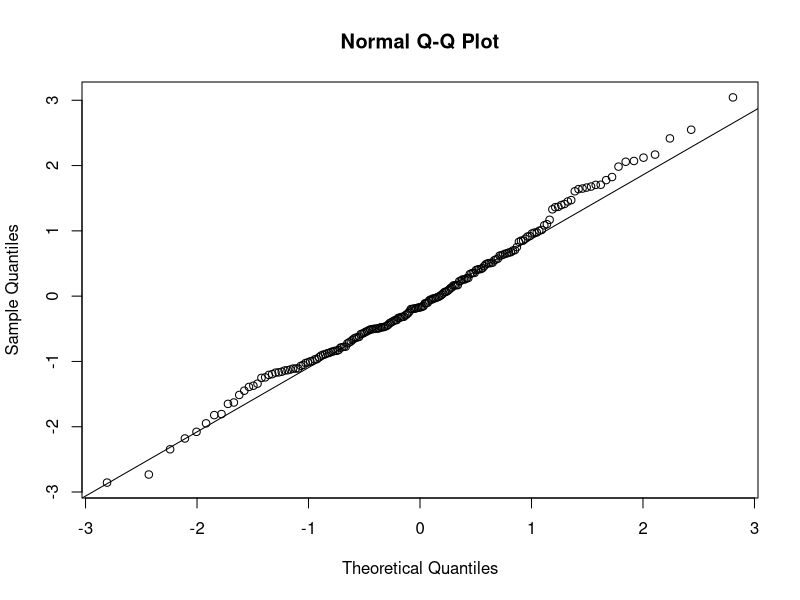
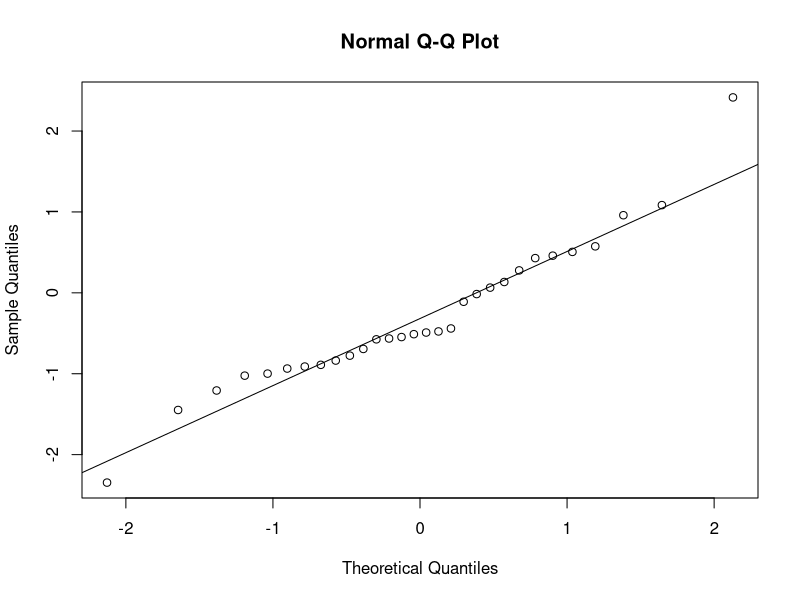
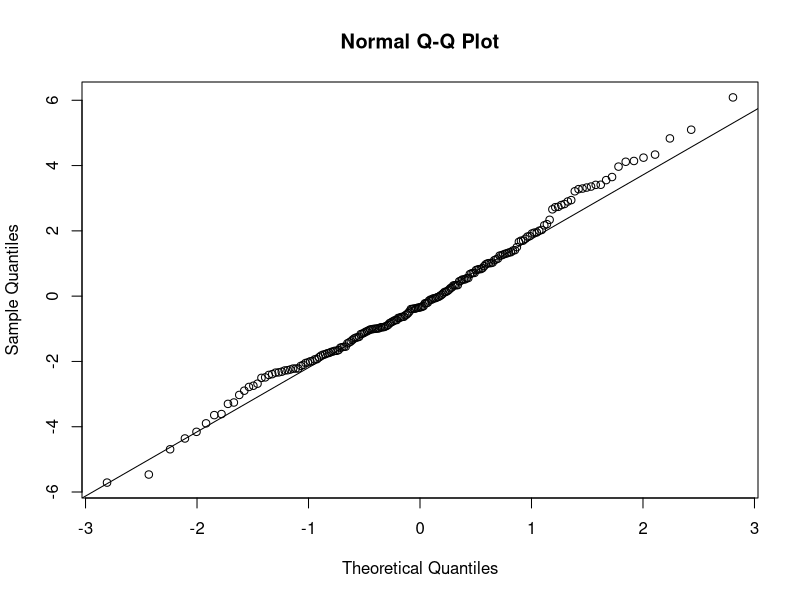
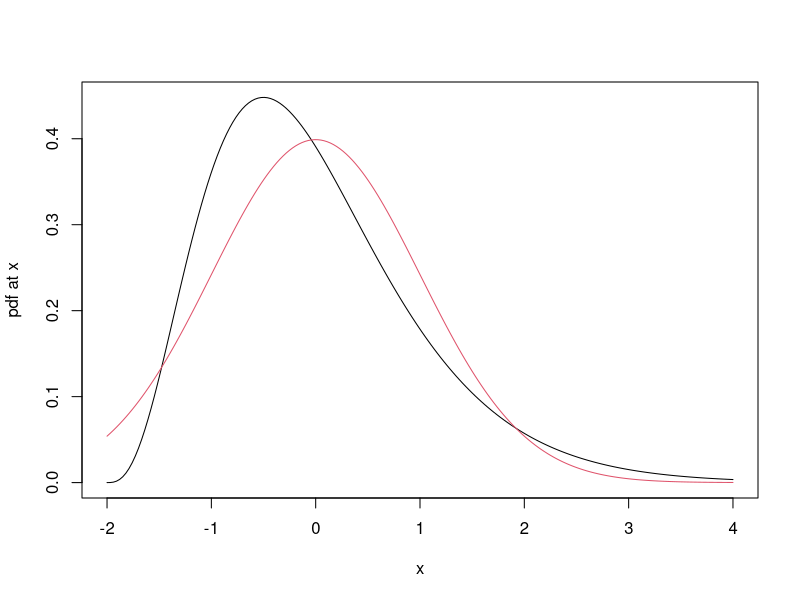
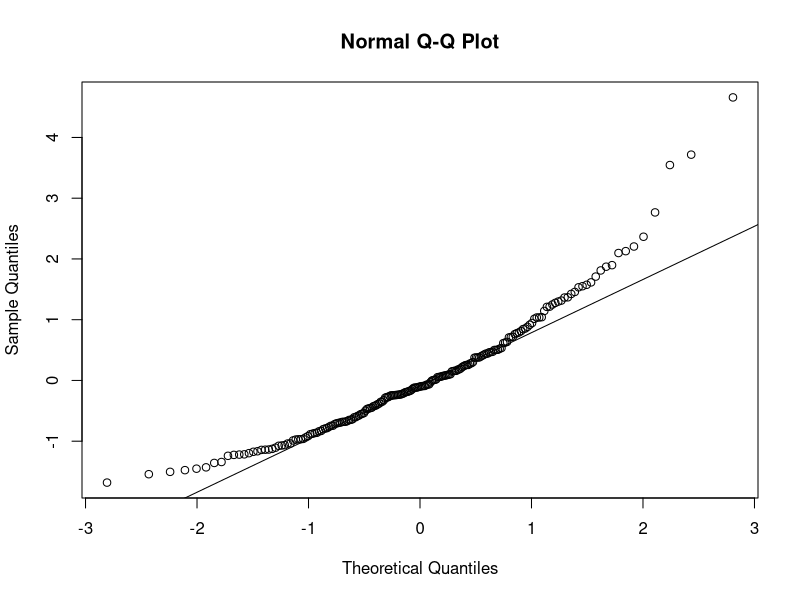
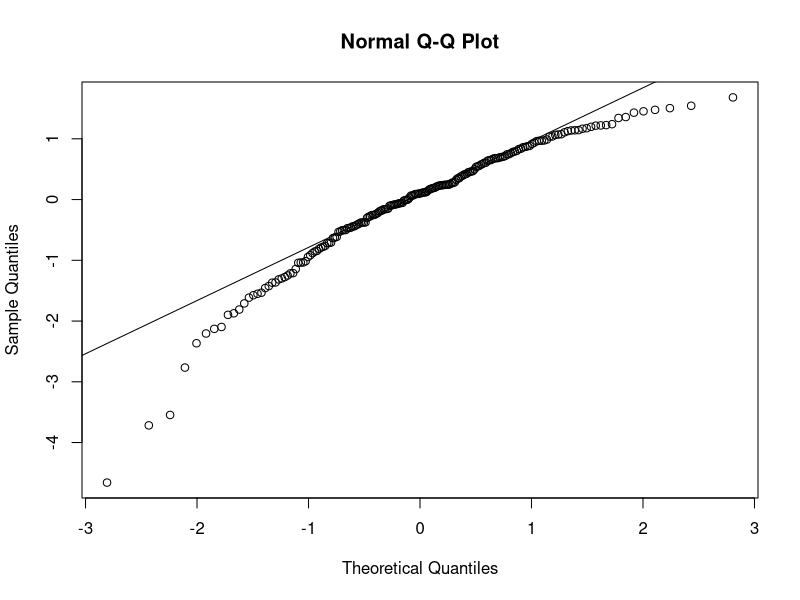
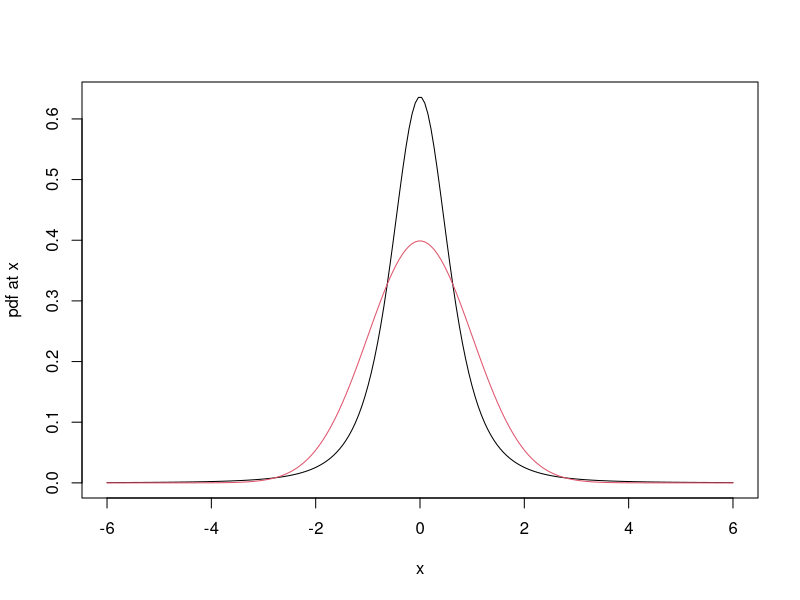
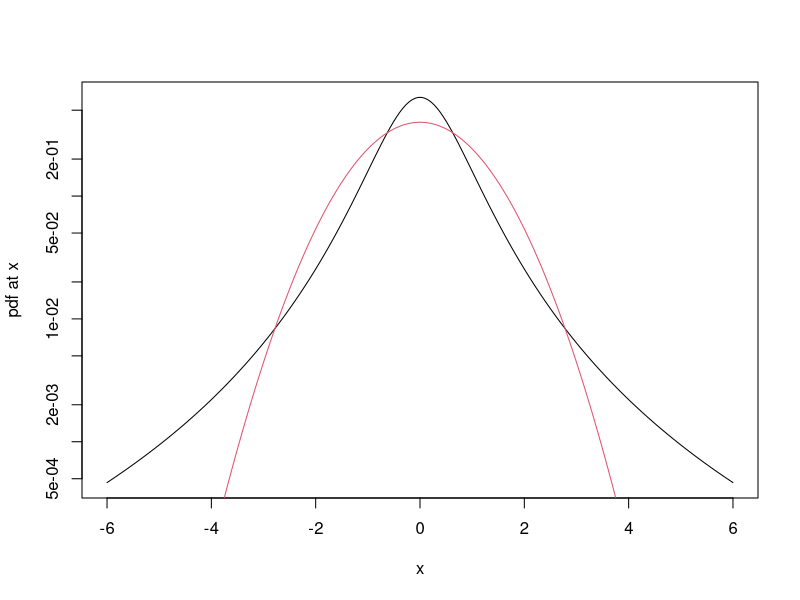

Write R code to recreate these figures, in order.
# Examples of normal plot with simulated data 

# Standard normal data
set.seed(1234)
z <- rnorm(200)
qqnorm(z)
qqline(z)

# Smaller sample size
set.seed(1234)
z <- rnorm(30)
qqnorm(z)
qqline(z)

# Normal data with standard deviation 2
set.seed(1234)
z <- rnorm(200, sd = 2)
qqnorm(z)
qqline(z)

# Positively skewed distribution
# Gamma distribution with sd = 1, shifted to make mean zero
set.seed(1234)
x <- rgamma(200, shape = 4, rate = 2) - 2
mean(x)
sd(x)
# shape of probability density function
grid <-  seq(-2,4,length.out = 200)
plot(grid, dgamma(grid+2, shape = 4, rate = 2), 
     type = "l", xlab = "x", ylab = "pdf at x")
lines(grid, dnorm(grid), col = 2)

set.seed(1234)
x <- rgamma(200, shape = 4, rate = 2) - 2
qqnorm(x)
qqline(x)

# Negatively skewed distribution
set.seed(1234)
x <- 2 - rgamma(200, shape = 4, rate = 2)
qqnorm(x)
qqline(x)


# Heavy tailed distribution 
# Student's t distribution scaled to ensure sd = 1
set.seed(1234)
x <- rt(200, df = 3) / sqrt(3)
mean(x)
sd(x)
# shape of probability density function
grid <-  seq(-6,6,length.out = 200)
plot(grid, sqrt(3) * dt(grid * sqrt(3), df = 3), 
     type = "l", xlab = "x", ylab = "pdf at x") 
lines(grid, dnorm(grid), col = 2)
# Check log scale for difference in tails
plot(grid, sqrt(3) * dt(grid * sqrt(3), df = 3), 
     type = "l", xlab = "x", ylab = "pdf at x", 
     log = "y") 
lines(grid, dnorm(grid), col = 2)

set.seed(1234)
x <- rt(200, df = 3) / sqrt(3)
qqnorm(x)
qqline(x)
